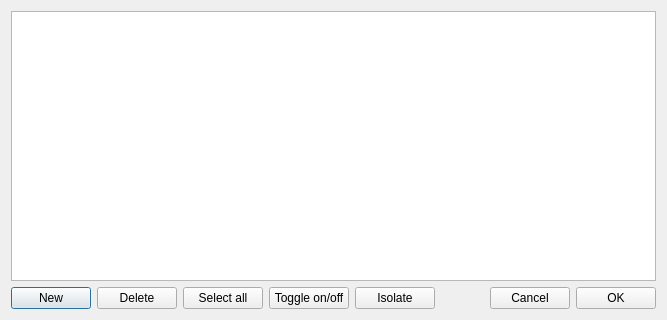
<?xml version="1.0" encoding="UTF-8"?>
<ui version="4.0">
 <class>Dialog</class>
 <widget class="QDialog" name="Dialog">
  <property name="geometry">
   <rect>
    <x>0</x>
    <y>0</y>
    <width>667</width>
    <height>320</height>
   </rect>
  </property>
  <property name="windowTitle">
   <string>Layers manager</string>
  </property>
  <layout class="QVBoxLayout" name="verticalLayout">
   <item>
    <widget class="QTreeView" name="tree">
     <property name="sortingEnabled">
      <bool>true</bool>
     </property>
    </widget>
   </item>
   <item>
    <layout class="QHBoxLayout" name="horizontalLayout">
     <item>
      <widget class="QPushButton" name="buttonNew">
       <property name="text">
        <string>New</string>
       </property>
      </widget>
     </item>
     <item>
      <widget class="QPushButton" name="buttonDelete">
       <property name="text">
        <string>Delete</string>
       </property>
      </widget>
     </item>
     <item>
      <widget class="QPushButton" name="buttonSelectAll">
       <property name="text">
        <string>Select all</string>
       </property>
      </widget>
     </item>
     <item>
      <widget class="QPushButton" name="buttonToggle">
       <property name="text">
        <string>Toggle on/off</string>
       </property>
      </widget>
     </item>
     <item>
      <widget class="QPushButton" name="buttonIsolate">
       <property name="text">
        <string>Isolate</string>
       </property>
      </widget>
     </item>
     <item>
      <spacer name="horizontalSpacer">
       <property name="orientation">
        <enum>Qt::Horizontal</enum>
       </property>
       <property name="sizeHint" stdset="0">
        <size>
         <width>40</width>
         <height>20</height>
        </size>
       </property>
      </spacer>
     </item>
     <item>
      <widget class="QPushButton" name="buttonCancel">
       <property name="text">
        <string>Cancel</string>
       </property>
      </widget>
     </item>
     <item>
      <widget class="QPushButton" name="buttonOK">
       <property name="text">
        <string>OK</string>
       </property>
      </widget>
     </item>
    </layout>
   </item>
  </layout>
 </widget>
 <resources/>
 <connections/>
</ui>
